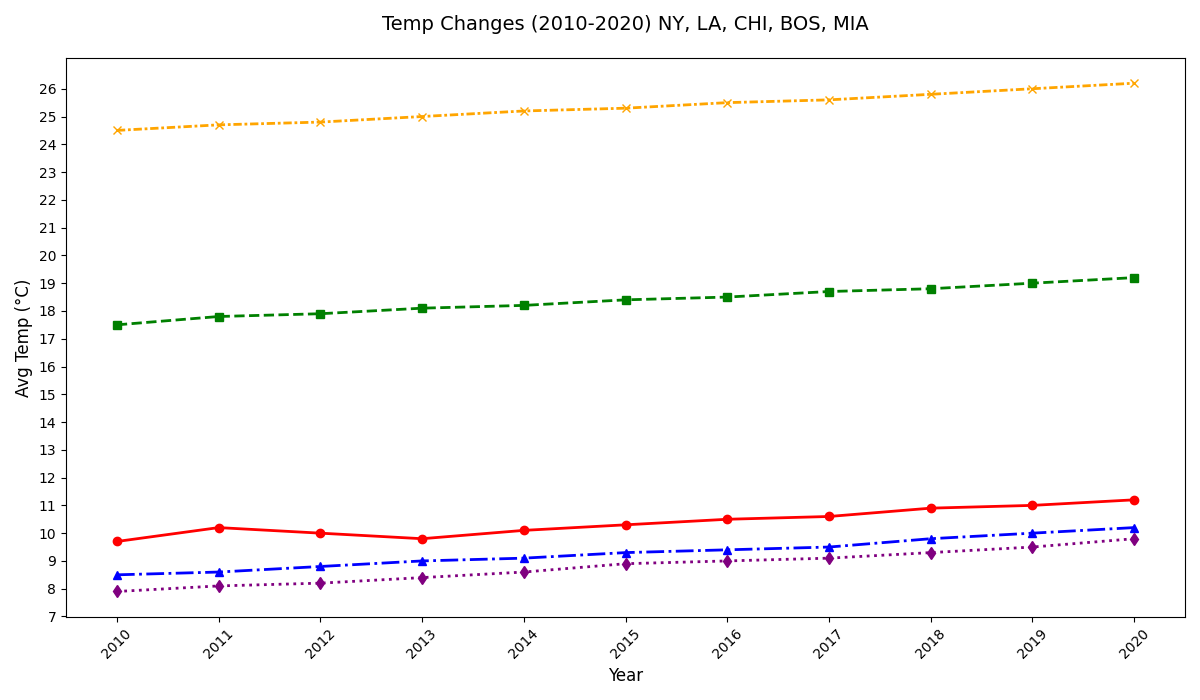

Recreate this plot in Python.
import matplotlib.pyplot as plt
import numpy as np

years = np.arange(2010, 2021)
ny_temps = np.array([9.7, 10.2, 10.0, 9.8, 10.1, 10.3, 10.5, 10.6, 10.9, 11.0, 11.2])
la_temps = np.array([17.5, 17.8, 17.9, 18.1, 18.2, 18.4, 18.5, 18.7, 18.8, 19.0, 19.2])
chicago_temps = np.array([8.5, 8.6, 8.8, 9.0, 9.1, 9.3, 9.4, 9.5, 9.8, 10.0, 10.2])
boston_temps = np.array([7.9, 8.1, 8.2, 8.4, 8.6, 8.9, 9.0, 9.1, 9.3, 9.5, 9.8])
miami_temps = np.array([24.5, 24.7, 24.8, 25.0, 25.2, 25.3, 25.5, 25.6, 25.8, 26.0, 26.2])

plt.figure(figsize=(12, 7))

plt.plot(years, ny_temps, marker='o', linestyle='-', linewidth=2, color='red')
plt.plot(years, la_temps, marker='s', linestyle='--', linewidth=2, color='green')
plt.plot(years, chicago_temps, marker='^', linestyle='-.', linewidth=2, color='blue')
plt.plot(years, boston_temps, marker='d', linestyle=':', linewidth=2, color='purple')
plt.plot(years, miami_temps, marker='x', linestyle=(0, (3, 1, 1, 1)), linewidth=2, color='orange')

plt.title('Temp Changes (2010-2020) NY, LA, CHI, BOS, MIA', fontsize=14, pad=20)
plt.xlabel('Year', fontsize=12)
plt.ylabel('Avg Temp (°C)', fontsize=12)
plt.xticks(years, rotation=45)
plt.yticks(np.arange(7, 27, 1))

plt.tight_layout()

plt.show()
